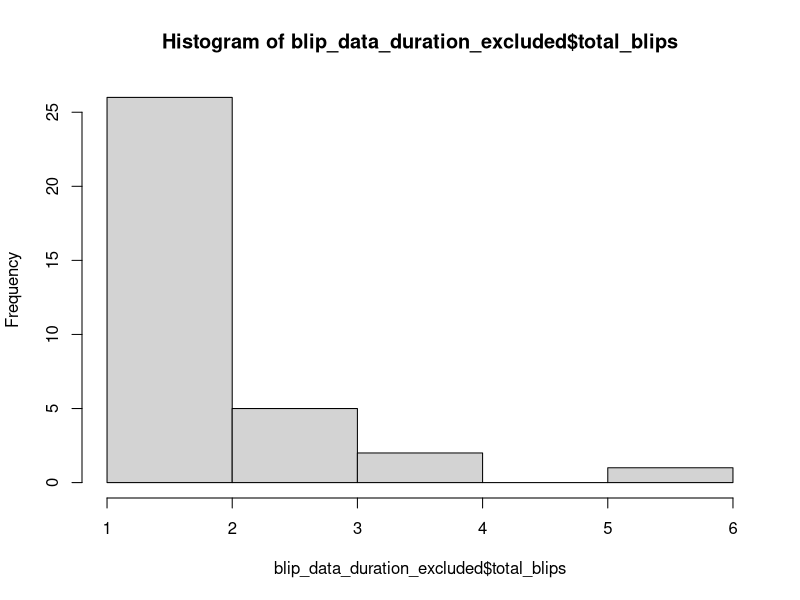

Write the R code that produced this figure.
#read in the raw data for PHICS and return the blip data for the infants (basically all positive swabs before infection date)

#Files that this saves out:
## 1. CMVblipdata, CMVblipdata_pos -> cmv_pos_data_altdef.RData: The old infection definition
## 2. all_blips -> all_pos_data.RData: The pre-infection period of blips with correct right censoring
## 3. CMVblipdata, blip_only_data_CMV -> cmv_blip_data.RData: Pre-infection blip period and then blip-only (no negative swabs) -CMV only
## 4. all_blips, blip_only_data -> all_blip_data.RData: Pre-infection blip period and then blip-only (no negative swabs) - all viruses
## 5. inf_data, swab_size_data -> infected_blip_data.RData: CMV data before and after infection time for comparison
## 6. blip_data_duration, blip_data_duration_complete -> duration_data.RData: Blips with duration information, complete: excluded censored

library(dplyr)

virusMeltedDataDemoAllInfant = readr::read_csv("data/raw_data.csv")

infantCMVdata = subset(virusMeltedDataDemoAllInfant, Virus == "ORL_CMV") %>%
    group_by(PatientID2) %>% mutate(last_date = unique(infantInfDate))

infantCMVdata$keep_blips = with(infantCMVdata, ifelse(infantInfection == 1, (times < last_date), TRUE))

CMVblipdata = select(subset(infantCMVdata, keep_blips), -keep_blips) %>% ungroup()
CMVblipdata$pos = CMVblipdata$count > 0
CMVblipdata = CMVblipdata %>% group_by(PatientID2) %>%
  mutate(time_diff = c(NA, diff(days)),
         consecutive_swab = lag(pos) & pos)

#----------------- make all transient infection data -----------------------------
other_virus_blips = subset(virusMeltedDataDemoAllInfant, Virus != "ORL_CMV")
other_virus_blips$keep = with(other_virus_blips, ifelse(infantInfection == 1, (times < infantInfDate), TRUE))
all_blips_temp = select(subset(other_virus_blips, keep), -keep) %>% group_by(PatientID2, Virus) %>%
  mutate(pos = count > 0,
         time_diff = c(NA, diff(days)),
         consecutive_swab = lag(pos) & pos) %>%
  bind_rows(CMVblipdata) %>% ungroup()
all_blips_temp$Virus = matrix(unlist(strsplit(as.character(all_blips_temp$Virus), '_')), ncol=2, byrow=T) [, 2]


###### Need to positive swabs at the end of the study that are not followed by a negative swab

all_blips = plyr::ldply(unique(all_blips_temp$Virus), function(virus){
  sub_virus_data = subset(all_blips_temp, Virus == virus)
  plyr::ldply(unique(sub_virus_data$PatientID2), function(pid){
    sub_data = subset(sub_virus_data, PatientID2 == pid)
    sub_data = sub_data %>% mutate(check = (times == max(times) & pos))
    while(any(sub_data$check)) sub_data = filter(sub_data, !check) %>% mutate(check = (times == max(times) & pos))
    select(sub_data, -check)
  })
})

save(all_blips, file = "data/all_pos_data.RData")

#------------------------- create data with only the transient infections and they are counted ------------------#
#crawls through the data and isolated consecutive blips
define_blip = function(blip_no, blip_data, prev_day, next_day, debug = F){
  if(debug) browser()
  data.frame(
    blip_no = blip_no,
    count = blip_data$count,
    days = blip_data$days,
    prev_day = c(prev_day, head(blip_data$days, -1)),
    next_day = c(tail(blip_data$days, -1), next_day)
  )
}

create_blips = function(data_in, debug = F){
  if(debug) browser()
  viral_ts = select(data_in, days, count) %>% arrange(days)
  total_swabs = dim(viral_ts)[1]

  if(total_swabs == 0) {print(paste(data_in$PatientID2[1], data_in$Virus[1], "has length 0")); return(NULL)} #no blips (weird case)
  if(total_swabs == 1){
    if(viral_ts$count[1] > 0) return(define_blip(1, viral_ts, NA, NA)) else return(NULL)
  }

  out_blip_data = NULL
  blip_no = 1
  prev_day = NA

  is_blip = viral_ts$count[1] > 0
  if(is_blip) start_index = 1

  for(i in 2:total_swabs){
    if(is_blip){
      if(viral_ts$count[i] == 0){ #blip ends
        out_blip_data = bind_rows(out_blip_data,
                                  define_blip(blip_no, viral_ts[start_index:(i - 1), ],
                                              prev_day, viral_ts$days[i])
        )
        blip_no = blip_no + 1
        is_blip = F
      }
    } else{
      if(viral_ts$count[i] > 0){
        is_blip = T
        prev_day = viral_ts$days[i - 1]
        start_index = i
      }
    }
  }
  #if final censored blip
  if(is_blip) out_blip_data = bind_rows(out_blip_data,
                                        define_blip(blip_no, viral_ts[start_index:total_swabs, ],
                                                    prev_day, NA)
  )

  out_blip_data
}

blip_only_data =  plyr::ldply(unique(all_blips$Virus), function(v){
  if(v %in% c("HHV8", "HSV")) return(NULL)
  print(v)
  temp_data = subset(all_blips, Virus == v)
  plyr::ldply(unique(temp_data$PatientID2), function(pid){
    out = create_blips(subset(temp_data, PatientID2 == pid))
    if(!is.null(out)) {out$PatientID2 = pid; out$Virus = v; out$infection = subset(temp_data, PatientID2 == pid)$infantInfection[1]}
    out
    })
})

#should have 297 - (16 + 70 from removed HHV8 and HSV) = 211 blips (it checks)
blip_only_data %>% group_by(PatientID2, Virus, blip_no) %>% summarize() %>% count(Virus) %>% mutate(sum(n))

#load the Elizabeth check portion to double check
#my_included %>% group_by(Virus) %>% summarize(total = n())
#EK_included %>% group_by(Virus) %>% summarize(total = n())

blip_only_data_CMV = subset(blip_only_data, Virus == "CMV")
blip_only_data_CMV %>% group_by(PatientID2, blip_no) %>% summarize() %>% count()

save(CMVblipdata, blip_only_data_CMV, file = "data/cmv_blip_data.RData")
save(all_blips, blip_only_data, file = "data/all_blip_data.RData")


#----------- Make data to compare infected shedding data to blip shedding data in CMV ------------

CMVPrimaryEpisodes = readr::read_csv("data/CMV_primary_infection_data.csv")


excluded_IDs = setdiff(unique(subset(infantCMVdata, infantInfection == 1)$PatientID2), unique(CMVPrimaryEpisodes$PatientID2))
excluded_ID_data = subset(infantCMVdata, PatientID2 %in% excluded_IDs & times >= infantInfDate)

inf_data = bind_rows(CMVPrimaryEpisodes, subset(excluded_ID_data, PatientID2 != "02537-P"))

swab_size_data = bind_rows(blip_only_data_CMV %>% group_by(PatientID2) %>% summarize(type = "Blip", max_size = max(count, na.rm = T)),
                           inf_data %>% group_by(PatientID2) %>% summarize(type = "Infection", max_size = max(count, na.rm = T)))


save(inf_data, swab_size_data, file = "data/infected_blip_data.RData")

#-------  Duration data -----#
blip_data_duration = blip_only_data_CMV %>% group_by(PatientID2, blip_no) %>%
  summarize(
    min_day_diff = min(c(diff(days), min(days) - min(prev_day), max(next_day) - max(days)), na.rm = T),
    max_day_diff = max(c(diff(days), min(days) - min(prev_day), max(next_day) - max(days)), na.rm = T),
    start_day_est = min(prev_day) + (min(days) - min(prev_day))/2,
    end_day_est =  max(days) + (max(next_day) - max(days))/2,
    duration = end_day_est - start_day_est,
    total_blips = n())
blip_data_duration_complete = subset(blip_data_duration, min_day_diff >= 5 & max_day_diff <= 9)

blip_data_duration_excluded = subset(blip_data_duration, min_day_diff < 5 | max_day_diff > 9)
hist(blip_data_duration_excluded$total_blips)

sum(blip_data_duration_excluded$total_blips)

blip_data_duration_excluded %>% ungroup() %>% dplyr::mutate(total = n()) %>% group_by(total_blips) %>% summarize(n()/total[1])

save(blip_data_duration, blip_data_duration_complete, file = "data/duration_data.RData")


